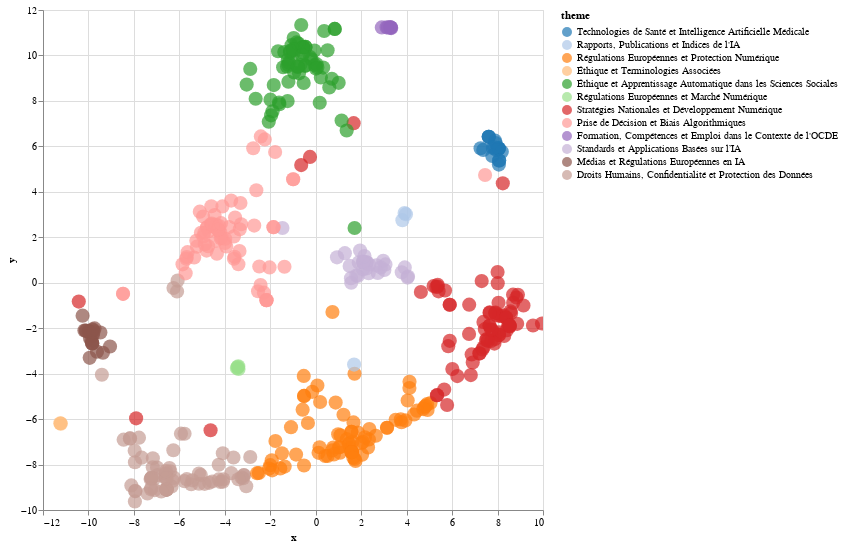

Notebook code cell kept with this figure:
### Code cell
# On ajoute un titre aux thèmes pour une meilleure visualisation (nécessite de donner des titres à la main)
theme_titles = [
    "Technologies de Santé et Intelligence Artificielle Médicale",
    "Rapports, Publications et Indices de l'IA",
    "Régulations Européennes et Protection Numérique",
    "Éthique et Terminologies Associées",
    "Éthique et Apprentissage Automatique dans les Sciences Sociales",
    "Régulations Européennes et Marché Numérique",
    "Stratégies Nationales et Développement Numérique",
    "Prise de Décision et Biais Algorithmiques",
    "Formation, Compétences et Emploi dans le Contexte de l'OCDE",
    "Standards et Applications Basées sur l’IA",
    "Médias et Régulations Européennes en IA",
    "Droits Humains, Confidentialité et Protection des Données"
]

data_th = pd.DataFrame({
    'x': docs_tsne_th[:, 0],
    'y': docs_tsne_th[:, 1],
    'theme': [theme_titles[t] for t in dominant_topics],  
    'title': df["Name of the document"]
})

alt.data_transformers.disable_max_rows()
alt.Chart(data_th).mark_circle(size=200).encode(
    x="x", 
    y="y", 
    color=alt.Color('theme:N', scale=alt.Scale(scheme='category20'), sort=theme_titles), 
    tooltip=['title'] 
).interactive().properties(
    width=500,
    height=500
).configure_legend(
    labelLimit=400
)

### Figure 1 — Vega-Lite specification as saved in the notebook (floating-point values rounded to 4 significant figures; data arrays with more than 128 entries replaced by an {"elided": "..."} marker saying what was removed)
{"config": {"view": {"continuousWidth": 300, "continuousHeight": 300}, "legend": {"labelLimit": 400}}, "data": {"name": "data-4a9a2e5da0126e18b8ec748212ea946f"}, "mark": {"type": "circle", "size": 200}, "encoding": {"color": {"field": "theme", "scale": {"scheme": "category20"}, "sort": ["Technologies de Santé et Intelligence Artificielle Médicale", "Rapports, Publications et Indices de l'IA", "Régulations Européennes et Protection Numérique", "Éthique et Terminologies Associées", "Éthique et Apprentissage Automatique dans les Sciences Sociales", "Régulations Européennes et Marché Numérique", "Stratégies Nationales et Développement Numérique", "Prise de Décision et Biais Algorithmiques", "Formation, Compétences et Emploi dans le Contexte de l'OCDE", "Standards et Applications Basées sur l’IA", "Médias et Régulations Européennes en IA", "Droits Humains, Confidentialité et Protection des Données"], "type": "nominal"}, "tooltip": [{"field": "title", "type": "nominal"}], "x": {"field": "x", "type": "quantitative"}, "y": {"field": "y", "type": "quantitative"}}, "height": 500, "params": [{"name": "param_23", "select": {"type": "interval", "encodings": ["x", "y"]}, "bind": "scales"}], "width": 500, "$schema": "https://vega.github.io/schema/vega-lite/v5.20.1.json", "datasets": {"data-4a9a2e5da0126e18b8ec748212ea946f": {"elided": "457 records"}}}
